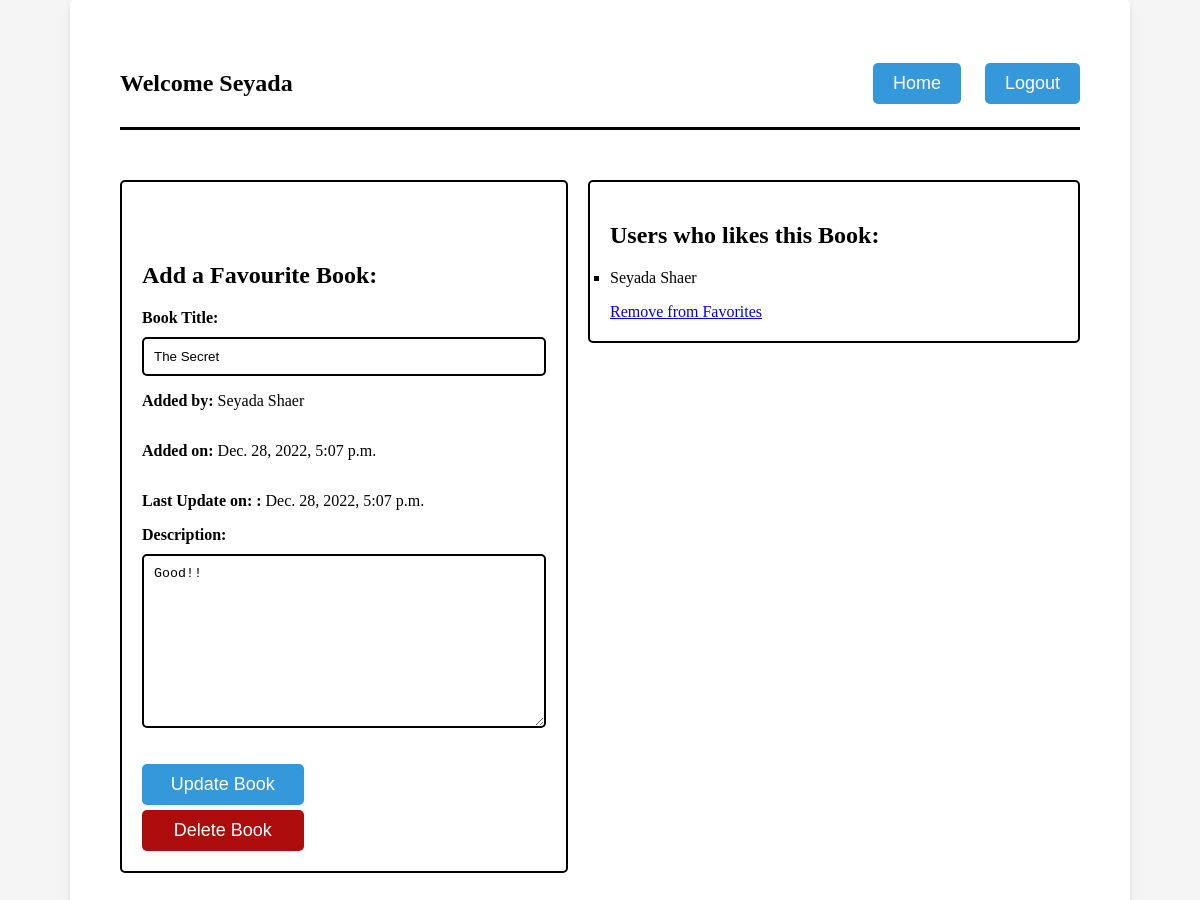
Page /books/10 (signed in) on the committed database.
### favbooks_app/models.py (models this page shows)
class User(models.Model):
    first_name = models.CharField(max_length=255)
    last_name = models.CharField(max_length=255)
    email = models.CharField(max_length=255)
    password = models.BinaryField(max_length=255)
    pw_confirm = models.CharField(max_length=255)
    created_at = models.DateTimeField(auto_now_add=True)
    updated_at = models.DateTimeField(auto_now=True)
    objects = UserManager()

class Book(models.Model):
    title = models.CharField(max_length=255)
    description = models.TextField()
    uploaded_by = models.ForeignKey(User, related_name="books_uploaded", on_delete=models.CASCADE)
    users_who_like = models.ManyToManyField(User, related_name="liked_books")
    created_at = models.DateTimeField(auto_now_add = True)
    updated_at = models.DateTimeField(auto_now = True)
    objects = BookManager()

### favbooks_app/views.py (the view, shortened to what this page needs)
# urls.py: path("books/<int:id>", views.view_book),
def view_book(request, id):
    book = models.get_book(id=id)
    user_id = book.uploaded_by.id
    if user_id == request.session['id']:
        context = {
        "book": book,
        "user": models.get_user(request, id=id),
        "all_book": models.get_all_books(),
        }
        return render(request, 'edit_book.html', context)

### favbooks_app/models.py (called while the page is built)
def get_book(id):
    return Book.objects.get(id=id)

def get_user(request, id):
    return User.objects.get(id=request.session['id'])

def get_all_books():
    return Book.objects.all()

### favbooks_app/templates/edit_book.html (shortened to what this page needs)
    <!DOCTYPE html>
    <html lang="en">
    <head>
    </head>
    <body>
        <div class="container">
            <div class="header">
                <div>
                    <h2 class="inline">Welcome {{ user.first_name }}</h>
                </div>
                <div>
                    <a href="/home"><button type="button">Home</button></a>
                    <a href="/logout"><button type="button">Logout</button></a>
                </div>
            </div>
            <div class="main">
                <div class="edit_book">
                    <div class="form_box">
                        <div class="error_messages">
                        </div>
                        <h2>Add a Favourite Book: </h2>
                        <form action="/edit_book/{{book.id}}" method="post">
                            <label for="title">Book Title:</label>
                            <input type="text" name="title" value="{{book.title}}">
                            <p><b>Added by: </b> {{book.uploaded_by.first_name}} {{book.uploaded_by.last_name}}</p>
                            <p><b>Added on: </b> {{book.created_at}}</p>
                            <p><b>Last Update on: : </b> {{book.updated_at}}</p>
                            <label for="description">Description:</label>
                            <textarea name="description" id="description" cols="30" rows="10">{{book.description}}</textarea><br><br>
                            <button type="submit">Update Book</button>
                        </form>
                        <form action="/delete_book/{{book.id}}" method="post">
                            <button type="submit" id="btn-delete">Delete Book</button>
                        </form>
                        </div>
                </div>
                <div class="books">
                    <h2>Users who likes this Book: </h2>
                    <ul>
                        {% for user in book.users_who_like.all %}
                            <li> {{ user.first_name }} {{ user.last_name }} </li>
                        {% endfor %}
                    </ul>
                            <div>
                            {% if user in book.users_who_like.all %}
                                <a href="/remove_from_favorites/{{book.id}}">Remove from Favorites</a>
                            {% else %}
                                <a href="/add_to_favorites/{{book.id}}">Add to Favorites</a>
                            {% endif %}
                            </div>
                </div>
            </div>
            </div>
    </body>
    </html>

### favbooks_app/templates/edit_book.html (style rules this page uses)
body { font-family: 'Times New Roman', Times, serif; background-color: #f5f5f5; margin: 0; padding: 0; }
.main { display: flex; justify-content: space-between; align-items: flex-start ; width: 100%; margin-top: 50px; }
.container { max-width: 80%; margin: 0 auto; background-color: white; padding: 50px; border-radius: 5px; box-shadow: 0 4px 8px rgba(0, 0, 0, 0.1); }
.header { display: flex; align-items: center; justify-content: space-between; margin-bottom: 20px; padding-bottom: 10px; border-bottom: 3px solid black; }
button[type="button"] { background-color: #3498db; color: white; border: none; border-radius: 5px; padding: 10px 20px; margin-left: 20px; font-size: 18px; }
.main { display: flex; flex-direction: row; }
.edit_book { flex: 1; margin-right: 20px; }
.form_box { border: 2px solid black; padding: 20px; border-radius: 5px; }
h2 { margin-bottom: 20px; }
form { display: flex; flex-direction: column; }
label { font-weight: bold; margin-bottom: 10px; }
input[type="text"], textarea { border: 2px solid black; border-radius: 5px; padding: 10px; }
#btn-delete { background-color: rgb(173, 12, 12); margin-top: 5px }
button[type="submit"] { background-color: #3498db; color: white; border: none; border-radius: 5px; padding: 10px; cursor: pointer; font-size: 18px; width: 40%; }
.books { flex: 1; border: 2px solid black; padding: 20px; border-radius: 5px; }
ul { list-style: square; padding: 0; }
li { margin-bottom: 10px; }
.error_messages { width: 90%; width: 90%; background-color: white; padding: 20px; border-radius: 5px; font-size: 12px; }

### rows in the picture
User: first_name "Seyada", last_name "Shaer"
Book: title "The Secret", uploaded_by.first_name "Seyada", uploaded_by.last_name "Shaer", created_at "Dec. 28, 2022, 5:07 p.m.", updated_at "Dec. 28, 2022, 5:07 p.m.", description "Good!!"
